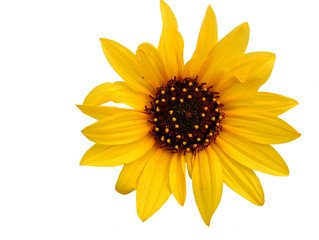
#> input picture Week_3/sunflower.jpg, 319 x 240 px
$ jupyter execute Week_03.ipynb
#> lines starting #> are read from the running program, lines starting #| are printed output that depends on the picture
### WRITE A PROGRAM TO GENERATE PIXELS

[cell 1]
from PIL import Image

im= Image.new("RGB", (128, 128), "#00FFFF")
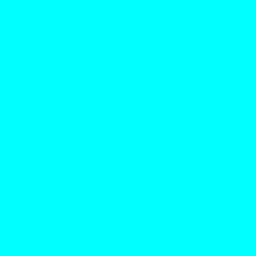
#> im: PIL image 128x128 RGB (shown 2 times larger); mean R, G, B 0, 255, 255

#For creating hypnotic pattern
im.paste((256,256,0),(10,10,118,118))
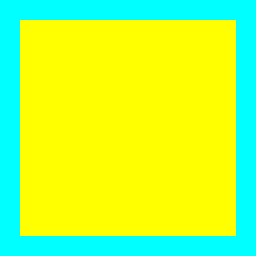
#> im: PIL image 128x128 RGB (shown 2 times larger); mean R, G, B 181.5, 255, 73.5
im.paste((0,256,256),(20,20,108,108))
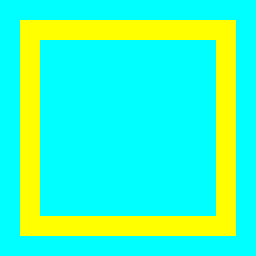
#> im: PIL image 128x128 RGB (shown 2 times larger); mean R, G, B 61, 255, 194
im.paste((256,256,0),(30,30,98,98))
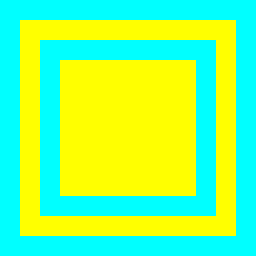
#> im: PIL image 128x128 RGB (shown 2 times larger); mean R, G, B 133, 255, 122
im.paste((0,256,256),(40,40,88,88))
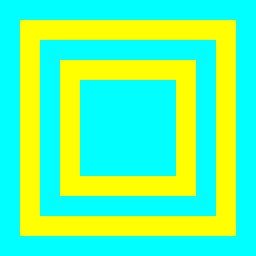
#> im: PIL image 128x128 RGB (shown 2 times larger); mean R, G, B 97.1, 255, 157.9
im.paste((256,256,0),(50,50,78,78))
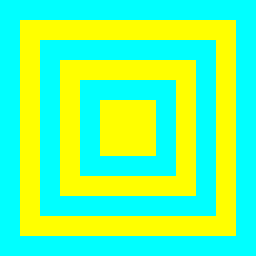
#> im: PIL image 128x128 RGB (shown 2 times larger); mean R, G, B 109.3, 255, 145.7

im.show()

[cell 2]
#For creating square inside a 128x128 image
im= Image.new("RGB", (128, 128), "green")
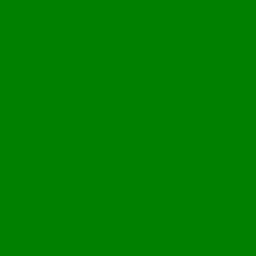
#> im: PIL image 128x128 RGB (shown 2 times larger); mean R, G, B 0, 128, 0
pixels = im.load()

for x in range(10,118):
    #For top line
    y = 10
    pixels[x,y] = (0,0,0)

    #For left line
    x1= 10
    pixels[x1,x] = (0,0,0)

    #For right line
    x2= 118
    pixels[x2,x] = (0,0,0)

    #for bottom line
    y1= 118
    pixels[x,y1] = (0,0,0)

    pixels = im.load()


#Now display the image
im.show()
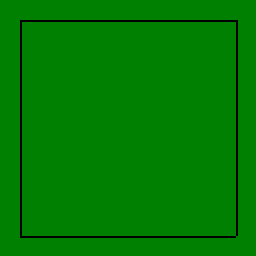
#> shown: PIL image 128x128 RGB (shown 2 times larger); mean R, G, B 0, 124.6, 0

###  PYHTON PROGRAM TO GENERATE VERTICES AND EDGES

[cell 3]
class Graph(object):

    def __init__(self, graph_dict=None):
        """ Initializes a graph object """
        if graph_dict == None:
            graph_dict = {}
        self.__graph_dict = graph_dict

    def vertices(self):
        """ returns vertices """
        return list(self.__graph_dict.keys())

    def edges(self):
        """ returns edges"""
        return self.__generate_edges()

    def add_vertex(self, vertex):
        """ If the vertex "vertex" is not in self.__graph_dict
            only then added.
        """
        if vertex not in self.__graph_dict:
            self.__graph_dict[vertex] = []

    def add_edge(self, edge):
        """ Between two vertices can be multiple edges
        """
        edge = set(edge)
        (vertex1, vertex2) = tuple(edge)
        if vertex1 in self.__graph_dict:
            self.__graph_dict[vertex1].append(vertex2)
        else:
            self.__graph_dict[vertex1] = [vertex2]

    def __generate_edges(self):
        edges = []
        for vertex in self.__graph_dict:
            for neighbour in self.__graph_dict[vertex]:
                if {neighbour, vertex} not in edges:
                    edges.append({vertex, neighbour})
        return edges


if __name__ == "__main__":

    g = { "a" : ["d"],
          "b" : ["c"],
          "c" : ["b", "c", "d", "e"],
          "d" : ["a", "c"],
          "e" : ["c"],
          "f" : []
        }

    #Creating object variable
    graph = Graph(g)

    print("Vertices of graph:")
    print(graph.vertices())

    print("Edges of graph:")
    print(graph.edges())

    print("Add vertex 'z' to graph:")
    graph.add_vertex("z")

    print("Vertices of graph:")
    print(graph.vertices())

    print("Add an edge 'a-z':")
    graph.add_edge({"a","z"})
    print(graph.edges())

### PROGRAM TO REMOVE BACKGROUND PIXELS FROM AN IMAGE

[cell 4]
import cv2
import numpy as np
from matplotlib import pyplot as plt

image_bgr = cv2.imread('sunflower.jpg')
#> image_bgr is the input picture: shape (240, 319, 3); mean B, G, R 160.1, 216.3, 237.6
image_rgb = cv2.cvtColor(image_bgr, cv2.COLOR_BGR2RGB)

rectangle = (0,0,300,300)

mask = np.zeros(image_rgb.shape[:2], np.uint8)

bgdModel = np.zeros((1,65), np.float64)
fgdModel = np.zeros((1,65), np.float64)

cv2.grabCut(image_rgb, mask, rectangle, bgdModel, fgdModel, 5, cv2.GC_INIT_WITH_RECT)

mask_2 = np.where((mask == 2)| (mask == 0), 0, 1).astype('uint8')

image_rgd_nobg = image_rgb * mask_2[:, :, np.newaxis]
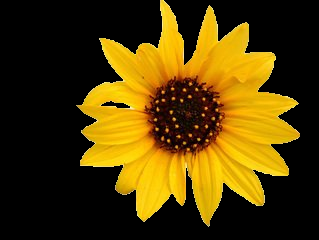
#> image_rgd_nobg: shape (240, 319, 3); mean R, G, B 80.6, 59.5, 4.6

plt.imshow(image_rgd_nobg), plt.axis('off')
plt.show()
